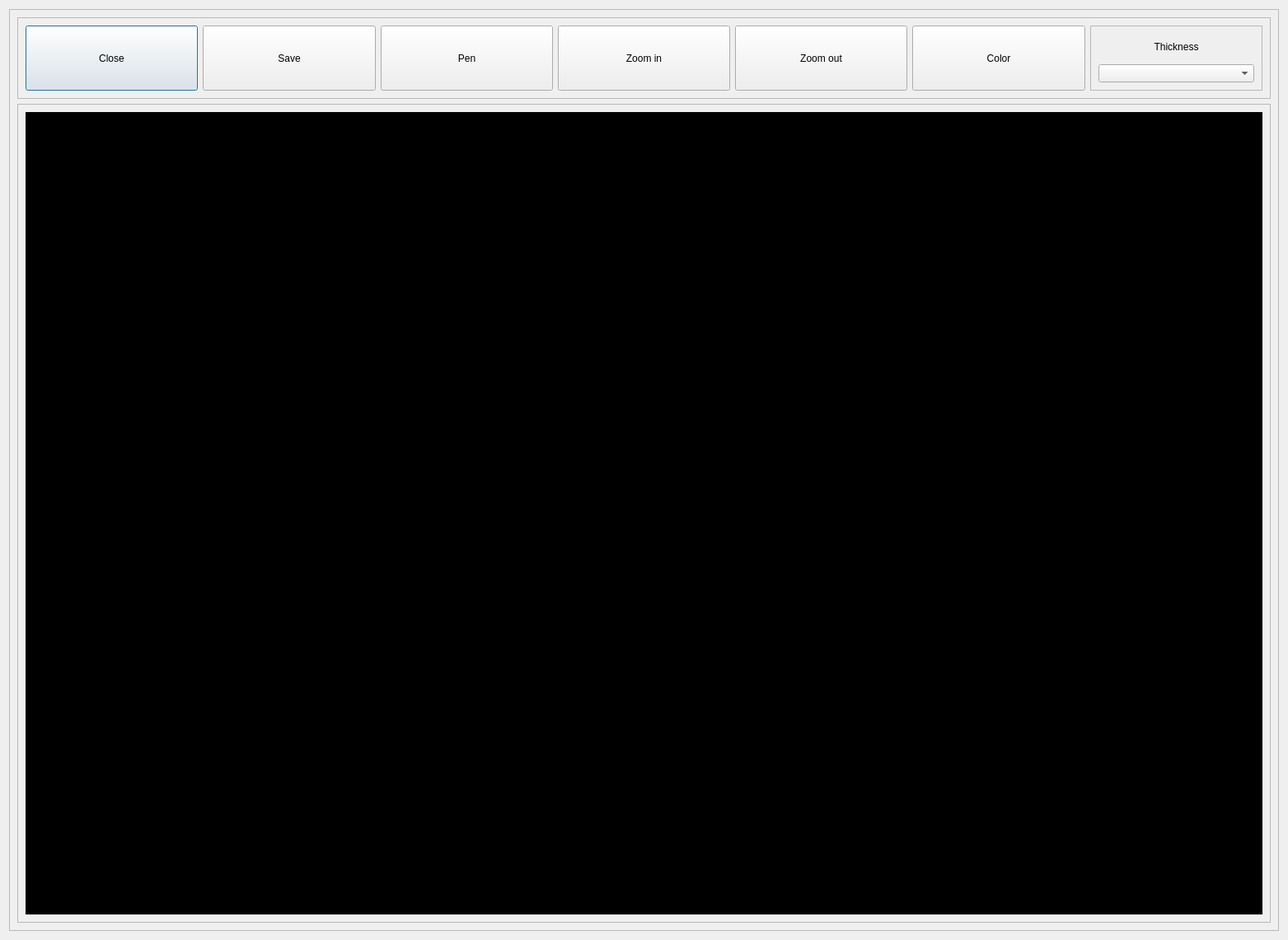
<?xml version="1.0" encoding="UTF-8"?>
<ui version="4.0">
 <class>Dialog</class>
 <widget class="QDialog" name="Dialog">
  <property name="geometry">
   <rect>
    <x>0</x>
    <y>0</y>
    <width>1563</width>
    <height>1141</height>
   </rect>
  </property>
  <property name="windowTitle">
   <string>Dialog</string>
  </property>
  <layout class="QVBoxLayout" name="verticalLayout">
   <item>
    <widget class="QFrame" name="frame">
     <property name="frameShape">
      <enum>QFrame::StyledPanel</enum>
     </property>
     <property name="frameShadow">
      <enum>QFrame::Raised</enum>
     </property>
     <layout class="QVBoxLayout" name="verticalLayout_2">
      <item>
       <widget class="QFrame" name="frame_3">
        <property name="sizePolicy">
         <sizepolicy hsizetype="Expanding" vsizetype="Expanding">
          <horstretch>0</horstretch>
          <verstretch>1</verstretch>
         </sizepolicy>
        </property>
        <property name="frameShape">
         <enum>QFrame::StyledPanel</enum>
        </property>
        <property name="frameShadow">
         <enum>QFrame::Raised</enum>
        </property>
        <layout class="QHBoxLayout" name="horizontalLayout">
         <item>
          <widget class="QPushButton" name="close">
           <property name="sizePolicy">
            <sizepolicy hsizetype="Minimum" vsizetype="Expanding">
             <horstretch>0</horstretch>
             <verstretch>0</verstretch>
            </sizepolicy>
           </property>
           <property name="text">
            <string>Close</string>
           </property>
          </widget>
         </item>
         <item>
          <widget class="QPushButton" name="save">
           <property name="sizePolicy">
            <sizepolicy hsizetype="Minimum" vsizetype="Expanding">
             <horstretch>0</horstretch>
             <verstretch>0</verstretch>
            </sizepolicy>
           </property>
           <property name="text">
            <string>Save</string>
           </property>
          </widget>
         </item>
         <item>
          <widget class="QPushButton" name="pen">
           <property name="sizePolicy">
            <sizepolicy hsizetype="Minimum" vsizetype="Expanding">
             <horstretch>0</horstretch>
             <verstretch>0</verstretch>
            </sizepolicy>
           </property>
           <property name="text">
            <string>Pen</string>
           </property>
          </widget>
         </item>
         <item>
          <widget class="QPushButton" name="zoomin">
           <property name="sizePolicy">
            <sizepolicy hsizetype="Minimum" vsizetype="Expanding">
             <horstretch>0</horstretch>
             <verstretch>0</verstretch>
            </sizepolicy>
           </property>
           <property name="text">
            <string>Zoom in</string>
           </property>
          </widget>
         </item>
         <item>
          <widget class="QPushButton" name="zoomout">
           <property name="sizePolicy">
            <sizepolicy hsizetype="Minimum" vsizetype="Expanding">
             <horstretch>0</horstretch>
             <verstretch>0</verstretch>
            </sizepolicy>
           </property>
           <property name="text">
            <string>Zoom out</string>
           </property>
          </widget>
         </item>
         <item>
          <widget class="QPushButton" name="color">
           <property name="sizePolicy">
            <sizepolicy hsizetype="Minimum" vsizetype="Expanding">
             <horstretch>0</horstretch>
             <verstretch>0</verstretch>
            </sizepolicy>
           </property>
           <property name="text">
            <string>Color</string>
           </property>
          </widget>
         </item>
         <item>
          <widget class="QFrame" name="frame_4">
           <property name="frameShape">
            <enum>QFrame::StyledPanel</enum>
           </property>
           <property name="frameShadow">
            <enum>QFrame::Raised</enum>
           </property>
           <layout class="QVBoxLayout" name="verticalLayout_4">
            <item>
             <widget class="QLabel" name="label">
              <property name="text">
               <string>Thickness</string>
              </property>
              <property name="alignment">
               <set>Qt::AlignCenter</set>
              </property>
             </widget>
            </item>
            <item>
             <widget class="QComboBox" name="comboBox"/>
            </item>
           </layout>
          </widget>
         </item>
        </layout>
       </widget>
      </item>
      <item>
       <widget class="QFrame" name="frame_2">
        <property name="sizePolicy">
         <sizepolicy hsizetype="Expanding" vsizetype="Expanding">
          <horstretch>0</horstretch>
          <verstretch>10</verstretch>
         </sizepolicy>
        </property>
        <property name="frameShape">
         <enum>QFrame::StyledPanel</enum>
        </property>
        <property name="frameShadow">
         <enum>QFrame::Raised</enum>
        </property>
        <layout class="QVBoxLayout" name="verticalLayout_3">
         <item>
          <widget class="QLabel" name="imagelabel">
           <property name="sizePolicy">
            <sizepolicy hsizetype="Ignored" vsizetype="Ignored">
             <horstretch>0</horstretch>
             <verstretch>0</verstretch>
            </sizepolicy>
           </property>
           <property name="styleSheet">
            <string notr="true">background-color: rgb(0, 0, 0);</string>
           </property>
           <property name="text">
            <string>TextLabel</string>
           </property>
           <property name="alignment">
            <set>Qt::AlignCenter</set>
           </property>
          </widget>
         </item>
        </layout>
       </widget>
      </item>
     </layout>
    </widget>
   </item>
  </layout>
 </widget>
 <resources/>
 <connections/>
</ui>
